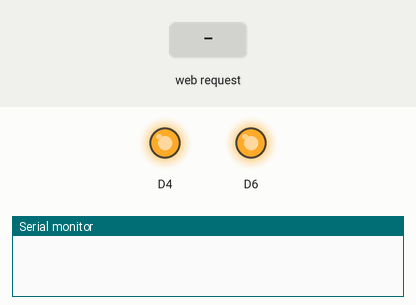
Recording of a program running on a simulated ESP8266 (NodeMCU). On the bench: output pins drawn as LEDs (lit = HIGH), the last lines printed to the serial monitor. The test bench sets the inputs (shaded band). WiFi joins after 1.5 s; servers stay silent unless stated.

Above: at 0.1 s.
At 1.01 s:
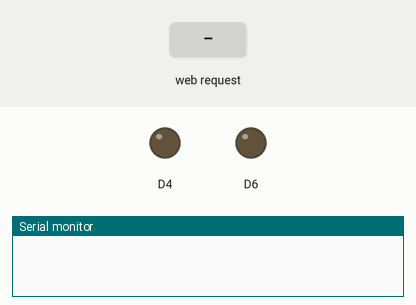
At 2.3 s:
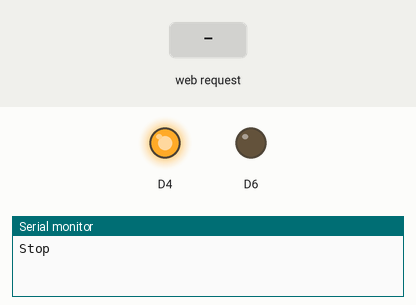
2.4 s: HTTP request GET / received
4.1 s: HTTP request GET /f received
5.6 s: HTTP request GET /b received
Timing chart, 0 to 8.6 s (numbered marks = the images above; inputs shaded):
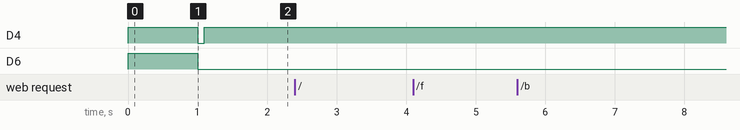

The program:

main.cpp
```cpp
#include <ESP8266WiFi.h>
#include <ESP8266WebServer.h>
#include <WiFiClient.h>
#include <ESP8266WiFiMulti.h>
#include <Adafruit_MCP4725.h>
#include "index.h"


const int no_steering = 2040, right_steer = 0, left_steer = 4094;
const int forward_speed = 2000, turn_speed = 1350, back_speed = 1100, stop_speed = 0;

// Set web server port number to 80
ESP8266WebServer server(80); //Server on port 80

ESP8266WiFiMulti wifiMulti;

/*
VCC – Wemos Mini 3.3v
GND – Wemos Mini Gnd
SCL – Wemos Mini D1
SDA – Wemos Mini D2
*/
Adafruit_MCP4725 DAC_Steer;
Adafruit_MCP4725 DAC_Speed;

/* Temp Sensor */
//Adafruit_MLX90614 Temp = Adafruit_MLX90614(MLX90614_I2CADDR);


//Static IP address configuration
IPAddress local_IP(192, 168, 1, 200);
IPAddress gateway(192, 168, 1 , 1);
IPAddress subnet(255, 255, 255, 0);
IPAddress dns(8, 8, 8, 8);


void Scan_Available_Networks();
//void display_web_page();
//void handleClientRequest();
void handleRoot(); //View html page
void moveForward();
void moveBackward();
void turnRight();
void turnLeft();
void stop();

void setup()
{
  pinMode(D4, OUTPUT);
  pinMode(D6, OUTPUT);

  Serial.begin(115200);
  Serial.println();
  wifiMulti.addAP("SSID", "PASS");


  WiFi.mode(WIFI_AP_STA);
  WiFi.disconnect();
  if (!WiFi.config(local_IP, gateway, subnet, dns))
  { // Static IP configutration
    Serial.println("STA Failed to configure");
  }

  // Relays Pulse
  digitalWrite(D4, HIGH);
  digitalWrite(D6, HIGH);

  delay(1000);

  digitalWrite(D4, LOW);
  digitalWrite(D6, LOW);
  delay(100);
  digitalWrite(D4, HIGH);
  server.on("/", handleRoot);
  server.on("/f", moveForward);
  server.on("/b", moveBackward);
  server.on("/r", turnRight);
  server.on("/l", turnLeft);
  server.on("/s", stop);
  server.begin(); //Start server
  DAC_Steer.begin(0x60);
  DAC_Speed.begin(0x61);
  stop();
  //Temp.begin();
}

void loop()
{
  if (wifiMulti.run() != WL_CONNECTED)
  {
    Scan_Available_Networks();
  }
  server.handleClient(); //Handle client requests
}

void handleRoot()
{
  String s = MAIN_page;
  server.send(200, "text/html", s); //Send web page
  Serial.println("WebPage Sent.");
}
void moveForward()
{
  DAC_Steer.setVoltage(no_steering, false);
  DAC_Speed.setVoltage(forward_speed, false);
  Serial.println("Forward");
  server.send(200, "text/plane", "F");
}

void moveBackward()
{
  DAC_Steer.setVoltage(no_steering, false);
  DAC_Speed.setVoltage(back_speed, false);
  Serial.println("Backward");
  server.send(200, "text/plane", "B");
}

void turnLeft()
{
  DAC_Steer.setVoltage(left_steer, false);
  DAC_Speed.setVoltage(turn_speed, false);
  Serial.println("Left");
  server.send(200, "text/plane", "L");
}

void turnRight()
{
  DAC_Steer.setVoltage(right_steer, false);
  DAC_Speed.setVoltage(turn_speed, false);
  Serial.println("Right");
  server.send(200, "text/plane", "R");
}

void stop()
{
  DAC_Steer.setVoltage(no_steering, false);
  DAC_Speed.setVoltage(stop_speed, false);
  Serial.println("Stop");
  server.send(200, "text/plane", "S");
}

void Scan_Available_Networks()
{

  Serial.println("Scan Networks");
  while (wifiMulti.run() != WL_CONNECTED)
  { // Wait for the Wi-Fi to connect: scan for Wi-Fi networks, and connect to the strongest of the networks above
    delay(500);
    Serial.print('.');
  }
  Serial.printf("\nConnected to: %s\n", WiFi.SSID().c_str());

  IPAddress IP = WiFi.localIP();
  Serial.print("Local IP address: ");
  Serial.println(IP);

}
```

index.h
```cpp
const char MAIN_page[] = R"=====(<!DOCTYPE html>
<html>
<head>
  <meta name="viewport" content="width=device-width,initial-scale=1,maximum-scale=1,user-scalable=no">
  <meta http-equiv="X-UA-Compatible" content="IE=edge,chrome=1">
  <meta name="HandheldFriendly" content="true">
  <link rel=\"icon\" href=\"data:,\">
  <style>
    html {
      font-family: Helvetica;
      display: inline-block;
      margin: 0px auto;
      text-align: center;
    }

    body {
      margin: 0;
      height: 100vh;
    }

    .button {
      background-color: #4CAF50;
      border: none;
      color: white;
      height: 80px;
      width: 100px;
      text-decoration: none;
      font-size: 25px;
      margin: 2px;
      cursor: pointer;
    }

    .button2 {
      background-color: #555550;
      border: none;
      color: white;
      height: 80px;
      width: 100px;
      text-decoration: none;
      font-size: 25px;
      margin: 2px;
      cursor: pointer;
    }

    @media screen and (max-width: 1060px) {
      #primary {
        width: 67%;
      }

      #secondary {
        width: 30%;
        margin-left: 3%;
      }
    }

    @media screen and (max-width: 768px) {
      #primary {
        width: 100%;
      }

      #secondary {
        width: 100%;
        margin: 0;
        border: none;
      }
    }

    .video-container {
      height: calc(100vh - 300px);
    }

    .video-container iframe,
    .video-container object,
    .video-container embed {
      max-width: 100%;
      height: 100%;
    }
</style>
</head>

  <body><h1>Robot Navigation</h1>
  <div class="video-container">
  <iframe width="510" height="315" src="http://youtube.com"
  frameborder="0" allow="accelerometer; autoplay; encrypted-media; gyroscope; picture-in-picture" allowfullscreen></iframe>
  </div>
<p>Enter W,S,A,D,Q..
<input id="myInput"  value=""></p>
<p><button     id='F' class="button2" onclick="sendData('f')">Front</button></p>
	<p><button id='L' class="button2" onclick="sendData('l')">Left</button>
	   <button id='S' class="button2" onclick="sendData('s')">Stop</button>
	   <button id='R' class="button2" onclick="sendData('r')">Right</button></p>
	<p><button id='B' class="button2" onclick="sendData('b')">Back</button></p>


  <script>
	var input = document.getElementById("myInput");

	input.addEventListener("keyup", function(event) {
	   event.preventDefault();
	  if (event.keyCode === 87 || event.keyCode === 119) {
	   document.getElementById("F").click();

	  }else if (event.keyCode === 97 || event.keyCode === 65){
		document.getElementById("L").click();

	  }else if (event.keyCode === 81 || event.keyCode === 113){
		document.getElementById("S").click();

	  }else if (event.keyCode === 68 || event.keyCode === 100){
		document.getElementById("R").click();

	  }else if (event.keyCode === 115 || event.keyCode === 83){
		document.getElementById("B").click();
	  }
	  document.getElementById("myInput").value = "";
	});

    function sendData(flag)
    {
      var ID;
      var xhttp = new XMLHttpRequest();
      xhttp.onreadystatechange = function() {
    if (this.readyState == 4 && this.status == 200) {
      ID = this.responseText;
      toggleClass(ID);
    }
  };
	    xhttp.open("GET",""+flag, true);
	    xhttp.send();
	  }

    function toggleClass(id)
	  {
      var ids , i, ilen;
	    ids = ['F', 'L' ,'S' , 'R' , 'B'];
	    ilen = ids.length;
      for(i=0 ; i<ilen ;i++){
        if(ids[i] == id){document.getElementById(id).className = 'button';}
        else{document.getElementById(ids[i]).className = 'button2';}
       }
	  }
	</script>

  </body></html>)=====";
```
